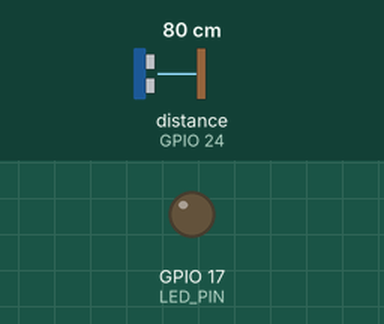
Bench run of a program on a simulated Raspberry Pi (BCM pin numbers). On the bench: output pins drawn as LEDs (lit = HIGH). Inputs (shaded band) come from the test bench; at power-on: distance to the obstacle (sensor on GPIO 24) 80 cm. The echo pulse lasts 58.3 µs per cm; the clock reads 2024-03-15 10:24:30 at power-on unless the program sets it; pins used as bus, display or sensor lines are not drawn; what the program prints to the terminal is not drawn.

Above: at 1.2 s.
1.3 s: distance to the obstacle (sensor on GPIO 24) set to 22 cm
2.8 s: distance to the obstacle (sensor on GPIO 24) set to 18 cm
At 3.8 s:
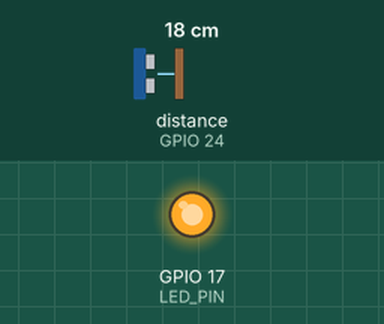
4.5 s: distance to the obstacle (sensor on GPIO 24) set to 35 cm
At 5.2 s:
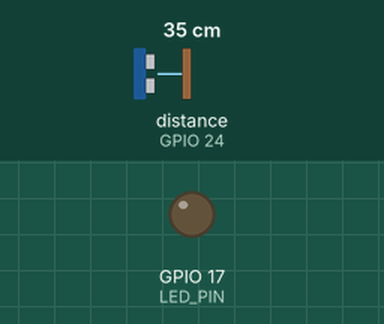
6.0 s: distance to the obstacle (sensor on GPIO 24) set to 2 cm
At 6.6 s:
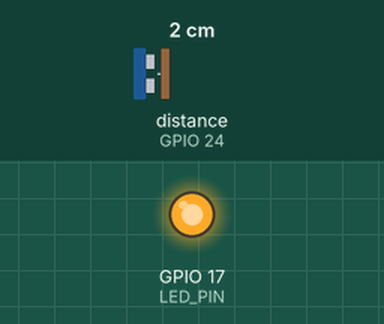
Timing chart, 0 to 8.5 s (numbered marks = the images above; inputs shaded):
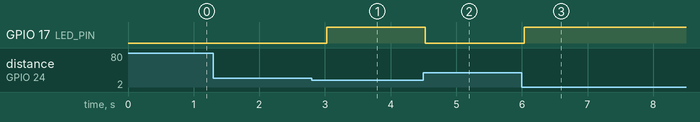

The program:

003_1_gpio_sonic2.py
```python
'''
초음파 센서

Trig : GPIO23
Echo : GPIO24 (3.3V : Logic Level Shifter 필요)

장애물과의 거리가 20cm 이하이면 LED 점등

LED : GPIO17
'''
import RPi.GPIO as GPIO
import time

# GPIO 핀 설정
TRIG_PIN = 23
ECHO_PIN = 24
LED_PIN = 17

# GPIO 모드 설정
GPIO.setmode(GPIO.BCM)
GPIO.setup(TRIG_PIN, GPIO.OUT)
GPIO.setup(ECHO_PIN, GPIO.IN)

GPIO.setup(LED_PIN, GPIO.OUT)

def get_distance():
    # 초음파 신호 전송
    GPIO.output(TRIG_PIN, True)
    time.sleep(0.00001)  # 10us 동안 HIGH 상태 유지
    GPIO.output(TRIG_PIN, False)

    # Echo 핀에서 신호 수신 대기
    while GPIO.input(ECHO_PIN) == 0:
        pulse_start = time.time()

    while GPIO.input(ECHO_PIN) == 1:
        pulse_end = time.time()

    # 시간 차이 계산
    pulse_duration = pulse_end - pulse_start

    # 거리 계산 (cm 단위)
    distance = pulse_duration * 34300 / 2   # Speed of sound is 34300 cm/s
    distance = round(distance, 2)  # 소수점 둘째 자리까지 반올림

    return distance

try:
    print("초음파 센서 작동 시작")
    while True:
        distance = get_distance()
        if distance <= 20:
            GPIO.output(LED_PIN, True)
            print("LED ON")
        else:
            GPIO.output(LED_PIN, False)
            print("LED OFF")

        # 거리 출력
        print(f"거리: {distance} cm")
        time.sleep(0.5)  # 0.5초 대기
except KeyboardInterrupt:
    print("keyboard interrupt")
except Exception as e:
    print(f"An error occurred: {e}")
finally:
    GPIO.cleanup()
    print("GPIO 핀 정리 완료")
print("프로그램 종료")
# print("초음파 센서 작동 종료")
```

Measured:
- the behaviour switches between 20 and 19 cm on distance to the obstacle (sensor on GPIO 24) (found by bisection; images 0 and 1)
- after the input at 1.3 s, every drawn part: stays the same
- after the input at 2.8 s, GPIO 17 (LED_PIN): LOW → HIGH after 0.22 s
- after the input at 4.5 s, GPIO 17 (LED_PIN): HIGH → LOW at once
- after the input at 6.0 s, GPIO 17 (LED_PIN): LOW → HIGH at once
